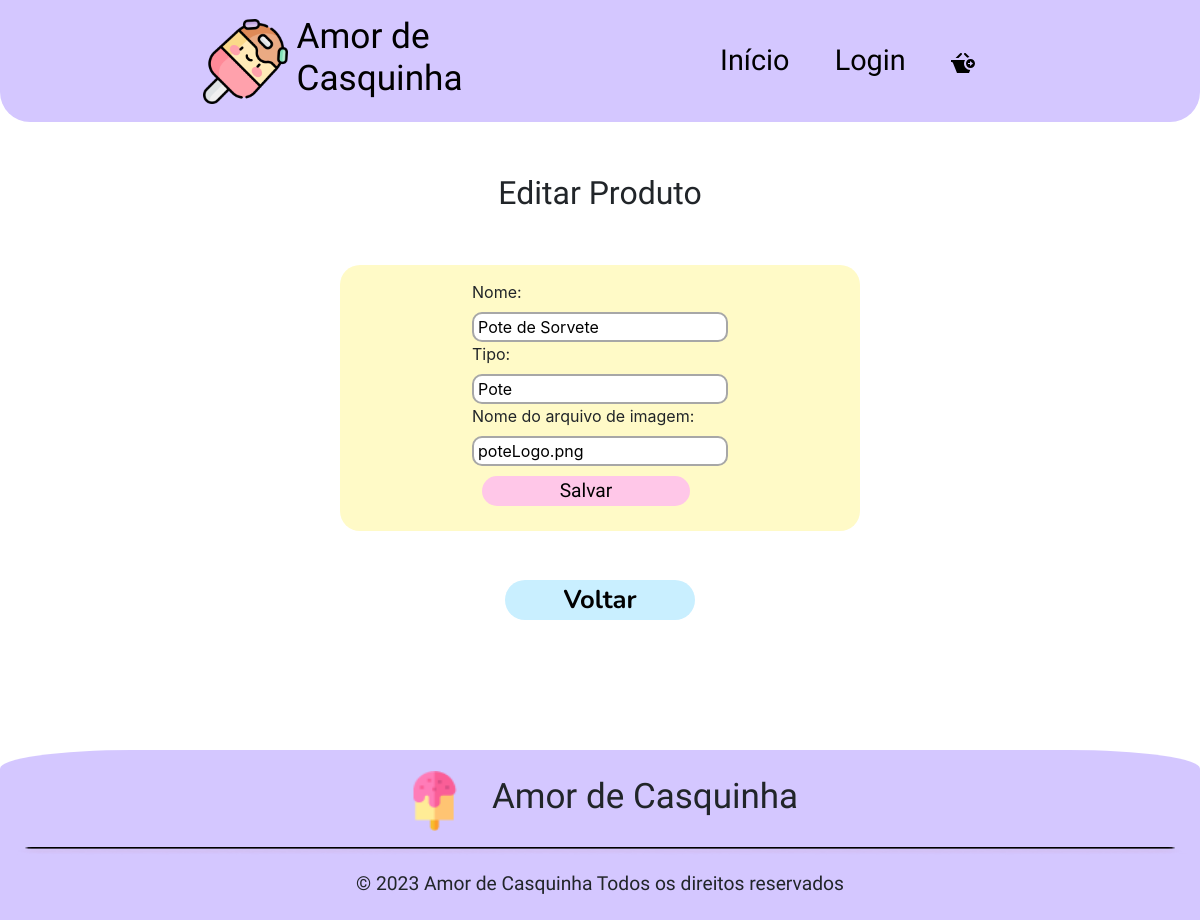
The app's page /server/editProd.php?produto=2 with its own data.
### tables this page shows
CREATE TABLE IF NOT EXISTS `tbProduto` (
    `idProduto` INT NOT NULL AUTO_INCREMENT,
    `isDeleted` TINYINT DEFAULT 0,
    `isActive` TINYINT DEFAULT 1,
    `nomeProduto` VARCHAR(50) UNIQUE,
    `tipoProduto` VARCHAR(20),
    `fotoProduto` VARCHAR(255),
    PRIMARY KEY (`idProduto`)
);

### server/editProd.php (the view, shortened to what this page needs)
<!DOCTYPE html>
<html lang="pt-br">
<head>
    <link href="https://cdn.jsdelivr.net/npm/bootstrap@5.3.2/dist/css/bootstrap.min.css" rel="stylesheet">
    <link rel="stylesheet" href="https://stackpath.bootstrapcdn.com/bootstrap/4.1.3/css/bootstrap.min.css">
    <link rel="stylesheet" href="style/CabecalhoRodape.css">
    <link rel="stylesheet" href="style/editFuncS.css">
</head>
<body>
    <?php
        include_once 'components/header.php';
    ?>
    <main>
        <h1 class="m-auto text-center pt-4 pb-4">Editar Produto</h1>
        <div class="conteiner">
            <div class="conteiner1">
                <div class="c1">
                    <div class="c2">
                        <?php
                        require 'config/config.php';
                        $idProduto = $_GET['produto'];
                        $stmt = $conn->prepare('SELECT * from tbproduto where idProduto = :id');
                        $stmt->bindParam(':id', $idProduto);
                        $stmt->execute();
                        while($row = $stmt->fetch()){
                            echo'
                            <form action="config/updateProd.php" method="POST" id="formulario" class="formulario">
                                <input type="hidden" name="nomeProdAtual" value="'.$row['nomeProduto'].'">
                                <label for="nome2">Nome:</label>
                                <input type="text" id="nome2" name="nomeProdEdt" placeholder="Nome" value="'.$row['nomeProduto'].'">
                                <label for="email2">Tipo:</label>
                                <input type="text" id="tipo2" name="tipoProdEdt" placeholder="Tipo" value="'.$row['tipoProduto'].'">
                                <label for="foto2">Nome do arquivo de imagem:</label>
                                <input type="text" id="imagem2" name="imagemProdEdt" placeholder="imagem.png" value="'.$row['fotoProduto'].'">
                                <button type="submit">Salvar</button>
                            </form>';
                        }
                        ?>
                    </div>
                </div>
            </div>
            <button class="voltar"><a href="editarProdutos.php">Voltar</a></button>
        </div>
    </main>
    <?php
        include_once 'components/footer.php';
    ?>
</body>
</html>

### server/style/CabecalhoRodape.css (style rules this page uses)
:root { --roxo-bebe: #D4C7FF; --Nunito: 'Nunito', sans-serif; --Agbalumo: 'Agbalumo'; }
* { padding: 0; margin: 0; }
main { padding-top: 150px; }

### server/style/editFuncS.css (style rules this page uses)
:root { --roxo-bebe: #D4C7FF; --Nunito: 'Nunito', sans-serif; --Agbalumo: 'Agbalumo'; --azul-bebe: #C9EFFF; --rosa-bebe: #FFC7E8; --amarelo-bebe: #FFFAC7; --verde-bebe: #E2FFC7; }
h1 { font-family: var(--Agbalumo); font-size: 2rem; width: 70%; text-align: center; margin: 20px auto; }
main { min-height: calc(100vh - 170px); }
.conteiner { display: flex; flex-direction: column; align-items: center; justify-content: center; }
.c1 { background-color: var(--amarelo-bebe); padding: 15px; border-radius: 20px; margin: 20px 0; display: flex; flex-direction: column; }
.c2 { display: flex; flex-direction: column !important; }
.conteiner1 button { width: 208px; background-color: var(--azul-bebe); }
.voltar { background-color: var(--azul-bebe); border: none; border-radius: 20px; font-family: var(--Nunito); font-weight: bolder; font-size: 1.60rem; width: 190px; height: 40px; margin-top: 20px; }
.voltar a, a:visited, a:active { color: black; text-decoration: none; }
form { display: flex; flex-direction: column; justify-content: center; margin: auto; }
form input { padding-left: 4px; border-radius: 10px; border: 2px solid rgb(167, 167, 167); height: 30px; }
form button[type=submit] { border: none !important; border-radius: 20px; margin: 10px; background-color: var(--rosa-bebe); font-family: var(--Agbalumo); height: 30px; font-size: 1.2rem; }
@media (min-width: 768px) { .conteiner1 { display: flex; flex-direction: row !important; flex-wrap: wrap; width: 90%; justify-content: center; } }
@media (min-width: 768px) { .c1 { margin: 29px; width: 520px; } }
@media (min-width: 768px) { h1 { padding-top: 20px !important; } }

### records on screen
tbproduto: nomeProdEdt "Pote de Sorvete", tipoProdEdt "Pote", imagemProdEdt "poteLogo.png"
